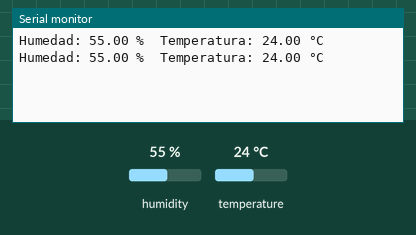
Recording of a sketch running on a simulated Arduino Uno, built with avr-gcc and run on an emulated ATmega328P. On the bench: the last lines printed to the serial monitor. The inputs (shaded band) are chosen by the test bench; at power-on: humidity 55 %, temperature 24 °C.

Above: at 2.8 s.
2.9 s: humidity set to 22 %
At 4.7 s:
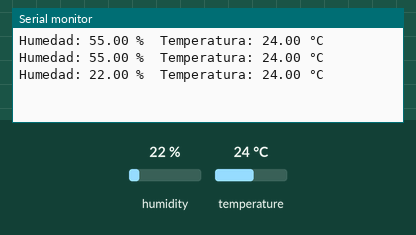
5.6 s: temperature set to 12 °C
At 7.1 s:
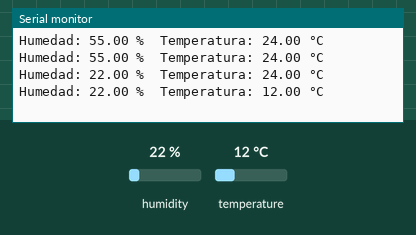
8.3 s: humidity set to 40 %
At 10.7 s:
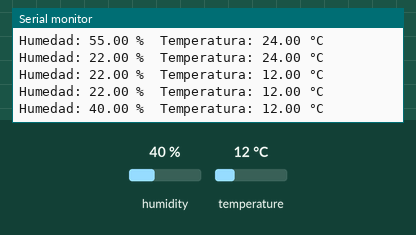
Timing chart, 0 to 12.2 s (numbered marks = the images above; inputs shaded):
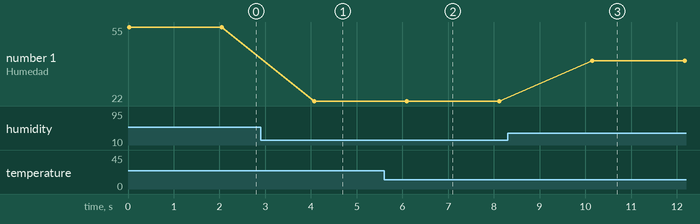

The sketch:

dht.ino
```cpp
// Leer temperatura y humedad con DHT-11
// Requiere librería: "DHT sensor library" de Adafruit

#include "DHT.h"

#define DHTPIN 2      // Pin donde está conectado el sensor
#define DHTTYPE DHT11 // Tipo de sensor DHT 11

DHT dht(DHTPIN, DHTTYPE);

void setup() {
  Serial.begin(9600);
  dht.begin();
}

void loop() {
  float h = dht.readHumidity();    // Humedad
  float t = dht.readTemperature(); // Temperatura en °C

  if (isnan(h) || isnan(t)) {
    Serial.println("Error al leer el sensor DHT11!");
    return;
  }

  Serial.print("Humedad: ");
  Serial.print(h);
  Serial.print(" %\t");

  Serial.print("Temperatura: ");
  Serial.print(t);
  Serial.println(" °C");

  delay(2000); // Esperar 2 segundos antes de la siguiente lectura
}
```

Measured:
- after the input at 2.9 s, the serial monitor: prints a new line after 1.2 s (image 1)
- after the input at 5.6 s, the serial monitor: prints a new line after 0.50 s (image 2)
- after the input at 8.3 s, the serial monitor: prints a new line after 1.8 s (image 3)
- plotted number 1: 55 → 22 after the input at 2.9 s, 22 → 40 after the input at 8.3 s
